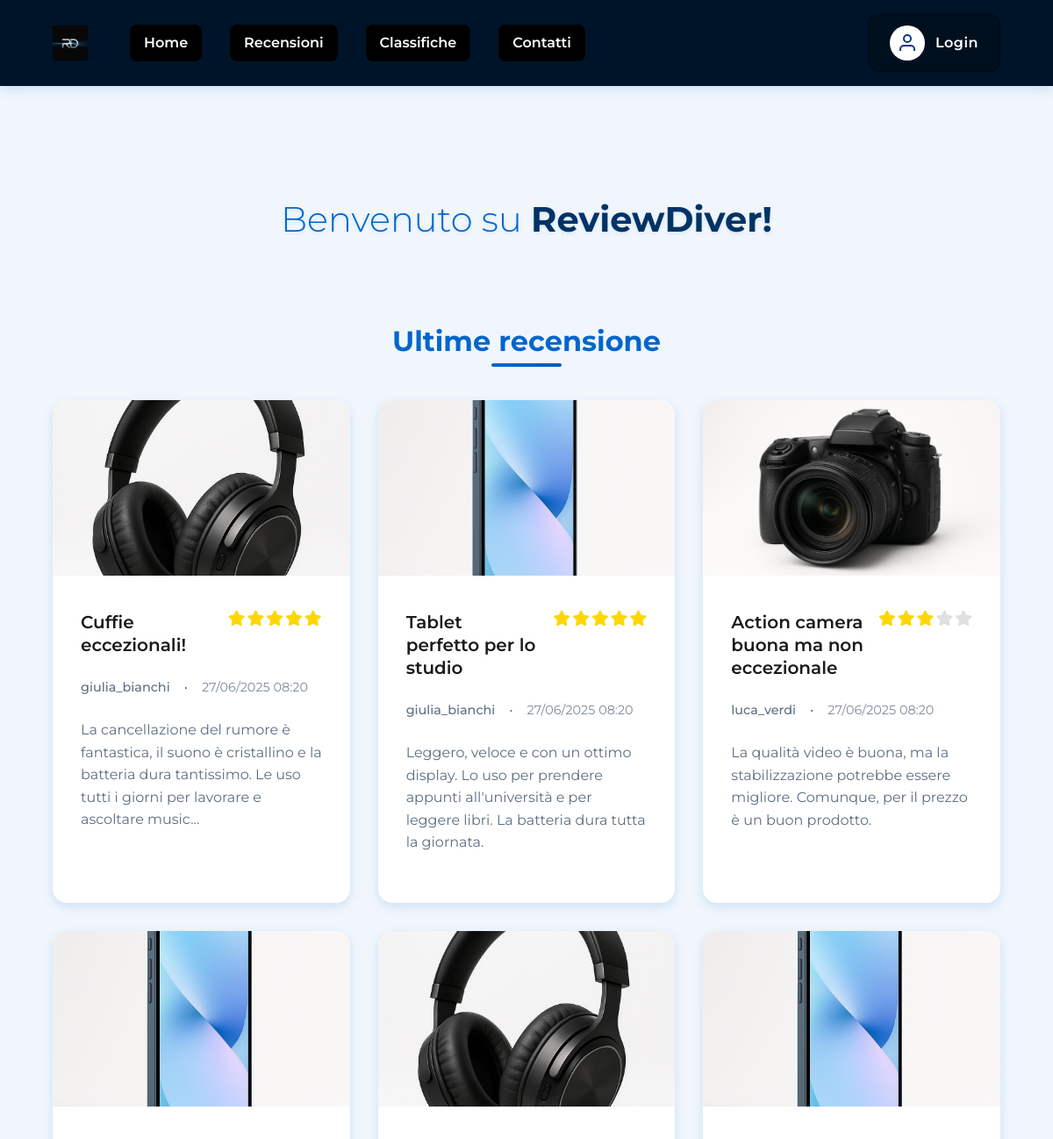
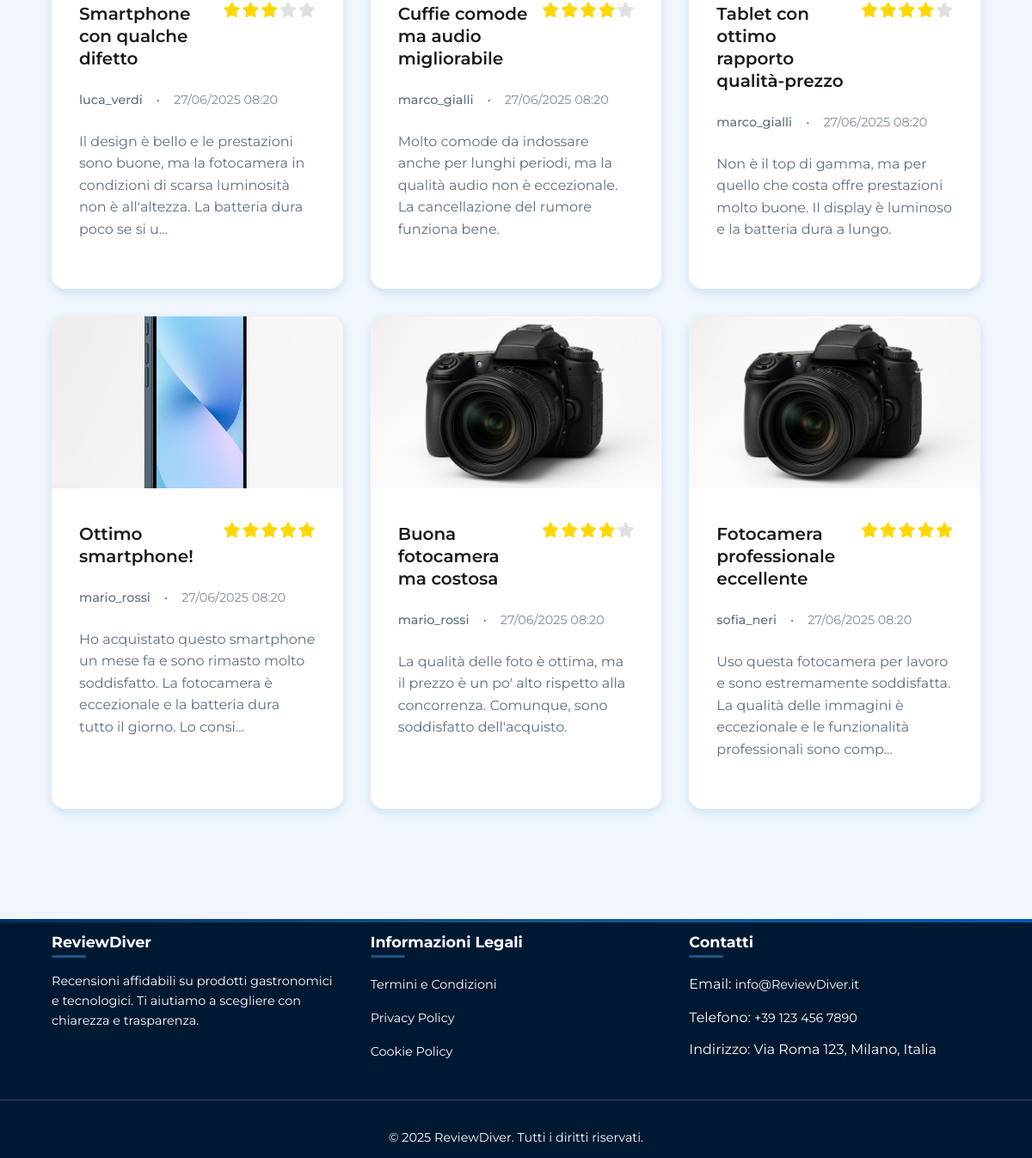
The page / on the database its author committed (2 pictures, top to bottom).
### tables this page shows
CREATE TABLE reviews (
    id INT AUTO_INCREMENT PRIMARY KEY,
    user_id INT NOT NULL,
    title VARCHAR(255) NOT NULL,
    content TEXT NOT NULL,
    rating INT NOT NULL,
    product_name VARCHAR(255) NOT NULL,
    product_image VARCHAR(255),       
    created_at TIMESTAMP NOT NULL DEFAULT CURRENT_TIMESTAMP,
    updated_at TIMESTAMP NULL DEFAULT NULL,
    deleted_at TIMESTAMP NULL DEFAULT NULL,             
    FOREIGN KEY (user_id) REFERENCES utenti(id),
    CHECK (rating BETWEEN 1 AND 5)
);

CREATE TABLE utenti (
    id INT AUTO_INCREMENT PRIMARY KEY,
    username VARCHAR(50) NOT NULL UNIQUE,
    email VARCHAR(100) NOT NULL UNIQUE,
    password VARCHAR(255) NOT NULL,   
    nome VARCHAR(50) NOT NULL,        
    cognome VARCHAR(50) NOT NULL,     
    profile_photo VARCHAR(255),       
    birth_day INT,                    
    birth_month INT,                  
    birth_year INT,                   
    role VARCHAR(20) DEFAULT 'user',  
    remember_token VARCHAR(255),      
    created_at TIMESTAMP NOT NULL DEFAULT CURRENT_TIMESTAMP,    
    updated_at TIMESTAMP NULL DEFAULT NULL,             
    deleted_at TIMESTAMP NULL DEFAULT NULL              
);

### index.php (the view, shortened to what this page needs)
<?php
require_once 'php/database.php';
$header = file_get_contents("static/header.html");
$footer = file_get_contents("static/footer.html");
$DOM = file_get_contents("static/index.html");
$DOM = str_replace("../css/style.css", "css/style.css", $DOM);
$DOM = str_replace("../css/pages.css", "css/pages.css", $DOM);
$DOM = str_replace("", $header, $DOM);
$DOM = str_replace("", $footer, $DOM);
$contenutoLogin = "";
$headerLoginHtml = "";
if (!SessionManager::isLoggedIn()) {
  $contenutoLogin = "";
  $headerLoginHtml = "<a href='php/login_form.php' class='login-link' aria-label='Accedi al tuo account'>
                        <div class='user-icon-bg'>
                          <svg width='24' height='24' viewBox='0 0 24 24' fill='none' stroke='currentColor' stroke-width='2' id='user-icon'>
                            <path d='M20 21v-2a4 4 0 0 0-4-4H8a4 4 0 0 0-4 4v2'></path>
                            <circle cx='12' cy='7' r='4'></circle>
                          </svg>
                        </div>
                        <div class='login-text'>Login</div>
                      </a>";
  }
$DOM = str_replace("", $contenutoLogin, $DOM);
$DOM = str_replace("", $headerLoginHtml, $DOM);
$reviewManager = new ReviewManager();
$result = $reviewManager->getAllReviews(1, 10);
$reviewsHtml = '';
if ($result !== false) {
    foreach ($result['reviews'] as $review) {
        $stars = Utils::generateStars($review['rating']);
        $excerpt = strlen($review['content']) > 150 ? substr($review['content'], 0, 150) . '...' : $review['content'];
        $date = Utils::formatDate($review['created_at']);
        $img = $review['product_image'] ? "<img src='../{$review['product_image']}' alt='" . htmlspecialchars($review['product_name']) . "' class='review-image'>" : '';
        $title = htmlspecialchars($review['title']);
        $user = htmlspecialchars($review['username']);
        $reviewsHtml .= "<a href='php/recensione.php?id={$review['id']}' class='review-card'>" .
                         $img .
                         "<div class='review-content'>" .
                         "<div class='review-header'><h3 class='review-title'>{$title}</h3>" .
                         "<div class='review-rating' aria-label='Valutazione {$review['rating']} su 5'>{$stars}</div></div>" .
                         "<div class='review-meta'><span class='review-author'>{$user}</span><span>•</span><span class='review-date'>{$date}</span></div>" .
                         "<p class='review-excerpt'>" . htmlspecialchars($excerpt) . "</p>" .
                         "</div></a>";
    }
}
$DOM = str_replace('', $reviewsHtml, $DOM);
echo $DOM;
?>

### php/database.php (shortened to what this page needs)
<?php
class DatabaseConfig {
    private static $host = 'mysql2.sqlpub.com';
    private static $port = '3307';
    private static $dbname = 'databaserecensione';
    private static $username = 'testnalan';
    private static $password = 'l5jKAzMduE6bgAWH';
    public static function getConnection() {
        try {
            $dsn = "mysql:host=" . self::$host;
            if (!empty(self::$port)) {
                $dsn .= ";port=" . self::$port;
            }
            $dsn .= ";dbname=" . self::$dbname . ";charset=utf8mb4";
            $options = [
                PDO::ATTR_ERRMODE => PDO::ERRMODE_EXCEPTION,
                PDO::ATTR_DEFAULT_FETCH_MODE => PDO::FETCH_ASSOC,
                PDO::ATTR_EMULATE_PREPARES => false
            ];
            $pdo = new PDO($dsn, self::$username, self::$password, $options);
            return $pdo;
        } catch (PDOException $e) {
            error_log("Errore connessione database: " . $e->getMessage());
            throw new Exception("Errore di connessione al database");
        }
    }
}
class ReviewManager {
    private $db;
    public function __construct() {
        $this->db = DatabaseConfig::getConnection();
    }
    public function getAllReviews($page = 1, $limit = 10) {
        try {
            $offset = ($page - 1) * $limit;
            $stmt = $this->db->prepare("SELECT r.id, r.title, r.content, r.rating, r.product_name, r.product_image, r.created_at, r.updated_at, u.username FROM reviews r JOIN utenti u ON r.user_id = u.id WHERE r.deleted_at IS NULL ORDER BY r.created_at DESC LIMIT ? OFFSET ?");
            $stmt->execute([$limit, $offset]);
            $reviews = $stmt->fetchAll();
            $count = $this->db->query("SELECT COUNT(*) as total FROM reviews WHERE deleted_at IS NULL")->fetch()['total'];
            return ['reviews' => $reviews, 'total' => $count, 'page' => $page, 'limit' => $limit, 'total_pages' => ceil($count / $limit)];
        } catch (PDOException $e) {
            error_log('Errore getAllReviews: ' . $e->getMessage());
            return false;
        }
    }
}
class Utils {
    public static function formatDate($date, $format = 'd/m/Y H:i') {
        return date($format, strtotime($date));
    }
    public static function generateStars($rating) {
        $stars = '';
        for ($i = 1; $i <= 5; $i++) {
            if ($i <= $rating) {
                $stars .= '<i class="fas fa-star star"></i>';
            } else {
                $stars .= '<i class="fas fa-star star empty"></i>';
            }
        }
        return $stars;
    }
}
class SessionManager {
    public static function isLoggedIn() {
        return isset($_SESSION['user_id']) && !empty($_SESSION['user_id']);
    }
}
?>

### css/pages.css (style rules this page uses)
.reviews-grid { display: grid; grid-template-columns: repeat(auto-fit, minmax(min(18.75rem, 100%), 1fr)); gap: var(--spacing-lg); margin-bottom: var(--spacing-xl); }
.review-card { background: var(--surface); border-radius: var(--radius-lg); overflow: hidden; box-shadow: var(--shadow-md); transition: var(--transition); cursor: pointer; }
.review-image { width: 100%; height: 12.5rem; object-fit: cover; }
.review-content { padding: var(--spacing-lg); }
.review-header { display: flex; justify-content: space-between; align-items: flex-start; margin-bottom: var(--spacing-md); }
.review-title { font-size: 1.25rem; font-weight: 600; color: var(--text-primary); margin: 0; line-height: 1.3; }
.review-rating { display: flex; gap: 0.125rem; margin-left: var(--spacing-sm); }
.star { color: #FFD700; font-size: 1.1rem; }
.star.empty { color: #E0E0E0; }
.review-meta { display: flex; align-items: center; gap: var(--spacing-sm); margin-bottom: var(--spacing-md); font-size: 0.9rem; color: var(--text-secondary); }
.review-author { font-weight: 500; }
.review-date { opacity: 0.8; }
.review-excerpt { color: var(--text-secondary); line-height: 1.6; margin-bottom: var(--spacing-md); }

### rows shown on the page
reviews: product_image (picture), title "Cuffie eccezionali!", rating 5 (drawn), user.username "giulia_bianchi", created_at "27/06/2025 08:20", content "La cancellazione del rumore è fantastica, il suono è cristallino e la batteria dura tantissimo. Le uso tutti i giorni per lavorare e ascoltare music..."
reviews: product_image (picture), title "Tablet perfetto per lo studio", rating 5 (drawn), user.username "giulia_bianchi", created_at "27/06/2025 08:20", content "Leggero, veloce e con un ottimo display. Lo uso per prendere appunti all'università e per leggere libri. La batteria dura tutta la giornata."
reviews: product_image (picture), title "Action camera buona ma non eccezionale", rating 3 (drawn), user.username "luca_verdi", created_at "27/06/2025 08:20", content "La qualità video è buona, ma la stabilizzazione potrebbe essere migliore. Comunque, per il prezzo è un buon prodotto."
reviews: product_image (picture), title "Smartphone con qualche difetto", rating 3 (drawn), user.username "luca_verdi", created_at "27/06/2025 08:20", content "Il design è bello e le prestazioni sono buone, ma la fotocamera in condizioni di scarsa luminosità non è all'altezza. La batteria dura poco se si u..."
reviews: product_image (picture), title "Cuffie comode ma audio migliorabile", rating 4 (drawn), user.username "marco_gialli", created_at "27/06/2025 08:20", content "Molto comode da indossare anche per lunghi periodi, ma la qualità audio non è eccezionale. La cancellazione del rumore funziona bene."
reviews: product_image (picture), title "Tablet con ottimo rapporto qualità-prezzo", rating 4 (drawn), user.username "marco_gialli", created_at "27/06/2025 08:20", content "Non è il top di gamma, ma per quello che costa offre prestazioni molto buone. Il display è luminoso e la batteria dura a lungo."
reviews: product_image (picture), title "Ottimo smartphone!", rating 5 (drawn), user.username "mario_rossi", created_at "27/06/2025 08:20", content "Ho acquistato questo smartphone un mese fa e sono rimasto molto soddisfatto. La fotocamera è eccezionale e la batteria dura tutto il giorno. Lo consi..."
reviews: product_image (picture), title "Buona fotocamera ma costosa", rating 4 (drawn), user.username "mario_rossi", created_at "27/06/2025 08:20", content "La qualità delle foto è ottima, ma il prezzo è un po' alto rispetto alla concorrenza. Comunque, sono soddisfatto dell'acquisto."
reviews: product_image (picture), title "Fotocamera professionale eccellente", rating 5 (drawn), user.username "sofia_neri", created_at "27/06/2025 08:20", content "Uso questa fotocamera per lavoro e sono estremamente soddisfatta. La qualità delle immagini è eccezionale e le funzionalità professionali sono comp..."
